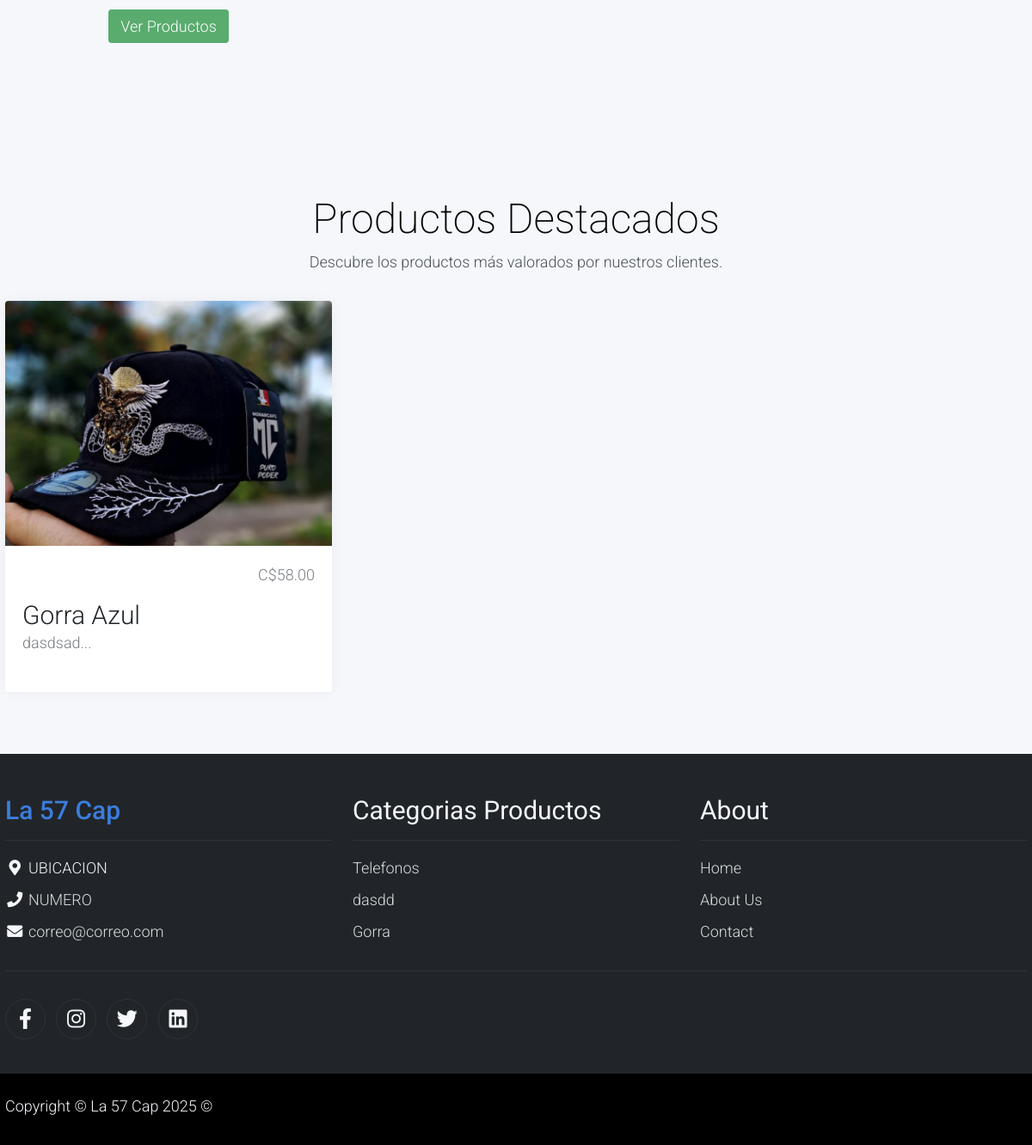
Before: / (lower part) with the older database file.
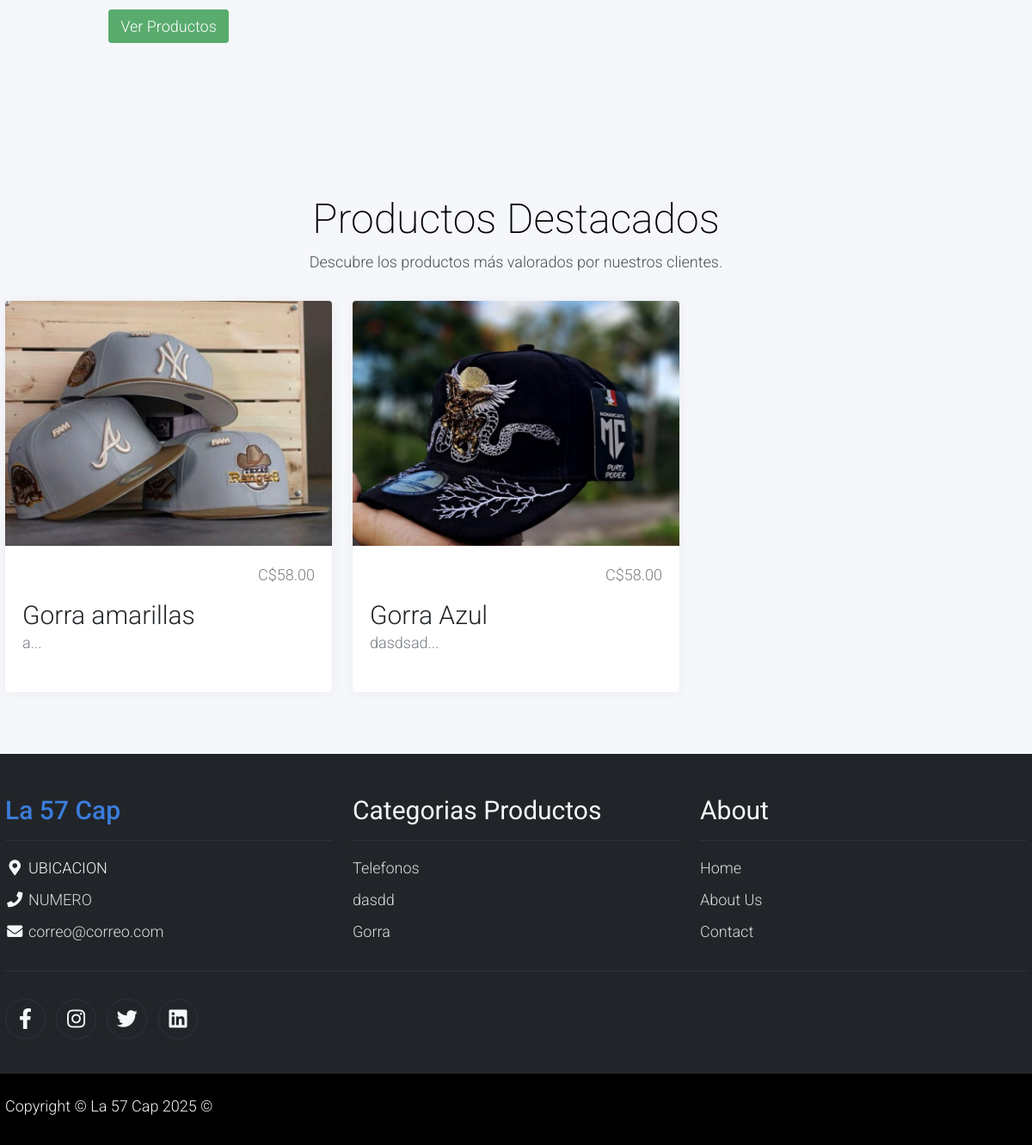
After: the same page with the newer database file.
### tables this page shows
CREATE TABLE `categoria_producto`  (
  `idcategoria_producto` int(0) NOT NULL AUTO_INCREMENT,
  `foto` varchar(150) NULL DEFAULT NULL,
  `garantias_meses` int(0) NOT NULL,
  `titulo` varchar(80) NOT NULL,
  `politica_garantia` varchar(500) NOT NULL,
  `tiene_garantia` tinyint(0) NOT NULL,
  `eliminado` tinyint(0) NULL DEFAULT 0,
  `estado` varchar(30) NULL DEFAULT NULL,
  PRIMARY KEY (`idcategoria_producto`) USING BTREE
);

CREATE TABLE `producto`  (
  `idproducto` int(0) NOT NULL AUTO_INCREMENT,
  `id_categoria` int(0) NOT NULL,
  `codigo_producto` varchar(45) NOT NULL,
  `nombre_producto` varchar(45) NOT NULL,
  `descripcion` varchar(200) NOT NULL,
  `precio` decimal(10, 2) NOT NULL,
  `eliminado` tinyint(0) NULL DEFAULT 0,
  `Foto` varchar(150) NULL DEFAULT NULL,
  PRIMARY KEY (`idproducto`) USING BTREE,
  INDEX `producto_categoria_idx`(`id_categoria`) USING BTREE,
  CONSTRAINT `producto_categoria` FOREIGN KEY (`id_categoria`) REFERENCES `categoria_producto` (`idcategoria_producto`) ON DELETE RESTRICT ON UPDATE RESTRICT
);

### controllers/LandingController.php (called while the page is built, shortened)
<?php
class LandingController
{
    public static function index(Router $router)
    {
        $categorias = CategoriaProducto::obtener7Categorias();
        $categoriasMes = CategoriaProducto::obtener3CategoriasDestacadas();
        $productosDestacados = Producto::obtenerDestacados();
        $router->renderLanding('landing', [
            'categoriasMes' => $categoriasMes,
            'productosDestacados' => $productosDestacados,
            'categorias' => $categorias,
            'titulo' => 'Bienvenido'
        ]);
    }
}

### public/index.php (called while the page is built, shortened)
<?php
$router = new Router();
$router->get('/login', [LoginController::class, 'login']);
$router->post('/login', [LoginController::class, 'login']);
$router->get('/logout', [LoginController::class, 'logout']);
$router->get('/olvide-cuenta', [UsuarioController::class, 'olvide']);
$router->post('/olvide-cuenta', [UsuarioController::class, 'olvide']);
$router->get('/recuperar-cuenta', [UsuarioController::class, 'recuperar']);
$router->post('/recuperar-cuenta', [UsuarioController::class, 'recuperar']);
$router->get('/confirmar-cuenta', [UsuarioController::class, 'confirmarCuenta']);
$router->post('/confirmar-cuenta', [UsuarioController::class, 'confirmarCuenta']);
$router->get('/crear-cuenta', [RegistroController::class, 'crearCuenta']);
$router->post('/crear-cuenta', [RegistroController::class, 'crearCuenta']);
$router->get('/mensaje-confirmacion', [RegistroController::class, 'mensajeConfirmacion']);
$router->get('/reenviar-confirmacion', [RegistroController::class, 'reenviarConfirmacion']);
$router->post('/reenviar-confirmacion', [RegistroController::class, 'reenviarConfirmacion']);
$router->get('/', [LandingController::class, 'index']);
$router->get('/tienda', [TiendaController::class, 'shop']);
$router->post('/tienda', fn: [TiendaController::class, 'shop']);
$router->get('/carrito', [CarritoController::class, 'mostrar']);
$router->get('/carrito/agregar', [CarritoController::class, 'agregar']);
$router->get('/carrito/eliminar', [CarritoController::class, 'eliminar']);
$router->post('/carrito/actualizar', [CarritoController::class, 'actualizar']);
$router->get('/SobreNosotros', [LandingController::class, 'about']);
$router->get('/Contactanos', [LandingController::class, 'contact']);
$router->get('/admin', [AdminController::class, 'Admin']);
$router->post('/admin', [AdminController::class, 'Admin']);
$router->get('/admin/GestionarUsuario', [UsuarioController::class, 'GestionarUsuario']);
$router->post('/admin/GestionarUsuario', [UsuarioController::class, 'GestionarUsuario']);
$router->get('/admin/CrearUsuario', [UsuarioController::class, 'crearUsuario']);
$router->post('/admin/CrearUsuario', [UsuarioController::class, 'crearUsuario']);
$router->get('/admin/ActualizarUsuario', [UsuarioController::class, 'ActualizarUsuario']);
$router->post('/admin/ActualizarUsuario', [UsuarioController::class, 'ActualizarUsuario']);
$router->get('/admin/EliminarUsuario', [UsuarioController::class, 'EliminarUsuario']);
$router->post('/admin/EliminarUsuario', [UsuarioController::class, 'EliminarUsuario']);
$router->get('/admin/Dashboard', [DashBoardController::class, 'Dashboard']);
$router->post('/admin/Dashboard', [DashBoardController::class, 'Dashboard']);
$router->get('/admin/GestionarCliente', [ClienteController::class, 'GestionarCliente']);
$router->post('/admin/GestionarCliente', [ClienteController::class, 'GestionarCliente']);
$router->get('/admin/GestionarVendedores', [VendedorController::class, 'GestionarVendedores']);
$router->post('/admin/GestionarVendedores', [VendedorController::class, 'GestionarVendedores']);
$router->get('/admin/CrearVendedor', [VendedorController::class, 'crearvendedor']);
$router->post('/admin/CrearVendedor', [VendedorController::class, 'crearvendedor']);
$router->get('/admin/ActualizarVendedor', [VendedorController::class, 'ActualizarVendedor']);
$router->post('/admin/ActualizarVendedor', [VendedorController::class, 'ActualizarVendedor']);
$router->post('/admin/EliminarVendedor', [VendedorController::class, 'EliminarVendedor']);
$router->get('/admin/GestionarRepartidor', [RepartidorControllers::class, 'GestionarRepartidores']);
$router->post('/admin/GestionarRepartidor', [RepartidorControllers::class, 'GestionarRepartidores']);
$router->get('/admin/CrearRepartidor', [RepartidorControllers::class, 'CrearRepartidor']);
$router->post('/admin/CrearRepartidor', [RepartidorControllers::class, 'CrearRepartidor']);
$router->get('/admin/ActualizarRepartidor', [RepartidorControllers::class, 'ActualizarRepartidor']);
$router->post('/admin/ActualizarRepartidor', [RepartidorControllers::class, 'ActualizarRepartidor']);
$router->post('/admin/EliminarRepartidor', [RepartidorControllers::class, 'EliminarRepartidor']);
$router->get('/admin/GestionarProveedores', [ProveedorController::class, 'GestionarProveedores']);
$router->post('/admin/GestionarProveedores', [ProveedorController::class, 'GestionarProveedores']);
$router->get('/admin/CrearProveedor', [ProveedorController::class, 'CrearProveedor']);
$router->post('/admin/CrearProveedor', [ProveedorController::class, 'CrearProveedor']);
$router->get('/admin/ActualizarProveedor', [ProveedorController::class, 'ActualizarProveedor']);
$router->post('/admin/ActualizarProveedor', [ProveedorController::class, 'ActualizarProveedor']);
$router->post('/admin/EliminarProveedor', [ProveedorController::class, 'EliminarProveedor']);
$router->get('/admin/GestionarCategoriaProducto', [CategoriaProductoController::class, 'GestionarCategorias']);
$router->post('/admin/GestionarCategoriaProducto', [CategoriaProductoController::class, 'GestionarCategorias']);
$router->get('/admin/CrearCategoriaProducto', [CategoriaProductoController::class, 'CrearCategoria']);
$router->post('/admin/CrearCategoriaProducto', [CategoriaProductoController::class, 'CrearCategoria']);
$router->get('/admin/ActualizarCategoriaProducto', [CategoriaProductoController::class, 'ActualizarCategoria']);
$router->post('/admin/ActualizarCategoriaProducto', [CategoriaProductoController::class, 'ActualizarCategoria']);
$router->post('/admin/EliminarCategoriaProducto', [CategoriaProductoController::class, 'EliminarCategoria']);
$router->get('/admin/GestionarProducto', [ProductoController::class, 'GestionarProductos']);
$router->post('/admin/GestionarProducto', [ProductoController::class, 'GestionarProductos']);
$router->get('/admin/CrearProducto', [ProductoController::class, 'CrearProducto']);
$router->post('/admin/CrearProducto', [ProductoController::class, 'CrearProducto']);
$router->get('/admin/ActualizarProducto', [ProductoController::class, 'ActualizarProducto']);
$router->post('/admin/ActualizarProducto', [ProductoController::class, 'ActualizarProducto']);
$router->post('/admin/EliminarProducto', [ProductoController::class, 'EliminarProducto']);
$router->get('/admin/GenerarCodigoBarras', [ProductoController::class, 'VerCodigoBarras']);
$router->get('/admin/DescargarCodigoBarras', [ProductoController::class, 'DescargarCodigoBarras']);
$router->get('/admin/VerProducto', [ProductoController::class, 'VerProducto']);
$router->get('/admin/InventarioGeneral', [InventarioController::class, 'GestionarInventario']);
$router->get('/admin/GestionarCompras', [CompraController::class, 'GestionarCompras']);
$router->get('/admin/CrearCompra', [CompraController::class, 'CrearCompra']);
$router->post('/admin/CrearCompra', [CompraController::class, 'CrearCompra']);
$router->get('/admin/DetalleCompra', [CompraController::class, 'VerDetalleCompra']);
$router->get('/Vendedor', [VendedorController::class, 'Vendedor']);
$router->get('/Repartidor', [RepartidorControllers::class, 'Repartidor']);
$router->comprobarRutas();

### models/CategoriaProducto.php (called while the page is built, shortened)
<?php
class CategoriaProducto extends ActiveRecord
{
    public static function obtener7Categorias()
    {
        $query = "SELECT * FROM categoria_producto
              WHERE eliminado = 0
              ORDER BY RAND()
              LIMIT 7";
        $resultado = self::$db->query($query);
        $categorias = [];
        while ($row = $resultado->fetch_object()) {
            $categorias[] = $row;
        }
        return $categorias;
    }
    public static function obtener3CategoriasDestacadas()
    {
        $query = "SELECT * FROM categoria_producto
              WHERE eliminado = 0
              ORDER BY RAND()
              LIMIT 3";
        $resultado = self::$db->query($query);
        $categorias = [];
        while ($row = $resultado->fetch_object()) {
            $categorias[] = $row;
        }
        return $categorias;
    }
}

### models/Producto.php (called while the page is built, shortened)
<?php
class Producto extends ActiveRecord
{
    public static function obtenerDestacados($limite = 3)
    {
        $query = "SELECT * FROM producto
              WHERE eliminado = 0
              ORDER BY RAND()
              LIMIT " . intval($limite);
        $resultado = self::$db->query($query);
        $productos = [];
        while ($row = $resultado->fetch_object()) {
            $productos[] = $row;
        }
        return $productos;
    }
}

### includes/funciones.php (called while the page is built, shortened)
<?php
function s($html): string
{
    $s = htmlspecialchars($html);
    return $s;
}

### views/landing.php (the view, shortened to what the changed rows need)
<section class="container py-5">
    <div class="row">
        <?php foreach ($categoriasMes as $categoria): ?>
            <div class="col-12 col-md-4 p-5 mt-3">
                <p class="text-center">
                    <a class="btn btn-success" href="/productos?categoria=<?php echo $categoria->idcategoria_producto; ?>">
                        Ver Productos
                    </a>
                </p>
            </div>
        <?php endforeach; ?>
    </div>
</section>
<section class="bg-light">
    <div class="container py-5">
        <div class="row text-center py-3">
            <div class="col-lg-6 m-auto">
                <h1 class="h1">Productos Destacados</h1>
            </div>
        </div>
        <div class="row">
            <?php foreach ($productosDestacados as $producto): ?>
                <div class="col-12 col-md-4 mb-4">
                    <div class="card h-100">
                        <a href="/producto?id=<?php echo $producto->idproducto; ?>">
                            <img src="/img/productos/<?php echo s($producto->Foto ?? 'default.jpg'); ?>" class="card-img-top" alt="<?php echo s($producto->nombre_producto); ?>">
                        </a>
                        <div class="card-body">
                            <ul class="list-unstyled d-flex justify-content-between">
                                <li class="text-muted text-right">C$<?php echo number_format($producto->precio, 2); ?></li>
                            </ul>
                            <a href="/producto?id=<?php echo $producto->idproducto; ?>" class="h2 text-decoration-none text-dark"><?php echo s($producto->nombre_producto); ?></a>
                            <p class="card-text text-muted small">
                                <?php echo substr(s($producto->descripcion), 0, 100) . '...'; ?>
                            </p>
                        </div>
                    </div>
                </div>
            <?php endforeach; ?>
        </div>
    </div>
</section>

### views/layout/layoutLanding.php (shortened to what the changed rows need)
<!DOCTYPE html>
<html lang="en">
<head>
    <link rel="stylesheet" href="/build/css/bootstrap.min.css">
    <link rel="stylesheet" href="/build/css/templatemo.css">
    <link rel="stylesheet" href="/build/css/custom.css">
    <link rel="stylesheet" href="/build/css/fontawesome.min.css">
    <link href="https://cdn.jsdelivr.net/npm/bootstrap@5.3.2/dist/css/bootstrap.min.css" rel="stylesheet">
    <link rel="stylesheet" href="/build/css/app.css">
</head>
<body>
    <?php echo $contenido; ?>
    <footer class="bg-dark" id="tempaltemo_footer">
        <div class="container">
            <div class="row">
                <div class="col-md-4 pt-5">
                    <h2 class="h2 text-primary border-bottom pb-3 border-light logo">La 57 Cap</h2>
                </div>
                <div class="col-md-4 pt-5">
                    <h2 class="h2 text-light border-bottom pb-3 border-light">Categorias Productos</h2>
                    <ul class="list-unstyled text-light footer-link-list">
                        <?php foreach ($categorias as $categoria): ?>
                            <li>
                                <a class="text-decoration-none"
                                    href="/productos?categoria=<?php echo $categoria->idcategoria_producto; ?>">
                                    <?php echo s($categoria->titulo); ?>
                                </a>
                            </li>
                        <?php endforeach; ?>
                    </ul>
                </div>
                <div class="col-md-4 pt-5">
                    <h2 class="h2 text-light border-bottom pb-3 border-light">About</h2>
                </div>
            </div>
        </div>
    </footer>
</body>
</html>

Changed rows visible on the page:
added producto: shows a picture, precio "58.00", nombre_producto "Gorra amarillas", descripcion "a"
